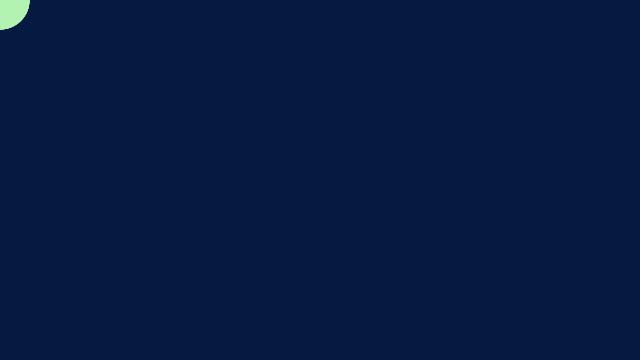
Frame 1 (no input)
Frame 60 (the mouse pressed at the canvas centre just before this capture): identical to frame 1, image omitted
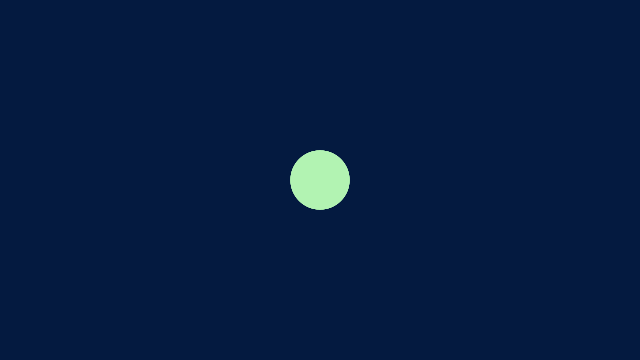
Frame 120 (the mouse held since frame 60 and released just before this capture)

The Processing sketch that drew these frames (run headless with seeded random() and noise(); from frame 60 on, the mouse is pressed at the canvas centre):

// Processing sketch: Paul_Cartagena
// ── Paul_Cartagena.pde
int num = 60;
ArrayList<Shape> shapes = new ArrayList<Shape>();
ArrayList<Particle> particles = new ArrayList<Particle>();

void setup() {
  size(640, 360);
  noStroke();

  // Create multiple shapes
  for (int i = 0; i < 5; i++) { // Add 5 shapes
    shapes.add(new Shape(num));
  }
}

void draw() {
  background(4,26,64); //Night Sky color
  
  // Display all shapes
  for (Shape s : shapes) {
    s.update(mouseX, mouseY);
    s.display();
  }
  // Display particles
  for (int i = particles.size() - 1; i >= 0; i--) {
    Particle p = particles.get(i);
    p.update();
    p.display();
    if (p.isFaded()) {
      particles.remove(i); // Remove faded particles
    }
  }
}

void keyPressed() {
  // Change shape type for all shapes
  for (Shape s : shapes) {
    s.nextShapeType();
  }
}

void mousePressed() {
  // Spawn particles when mouse is pressed
  for (int i = 0; i < 10; i++) { // Release 10 particles
    particles.add(new Particle(mouseX, mouseY, color(178, 243, 142)));
  }
}

// Shape Class
class Shape {
  int num;             // Number of trail points
  float[] x, y;        // Arrays for trail positions
  int shapeType;       // Current shape type (0 = ellipse, 1 = rect, etc.)
  int frameIndex;      // Tracks current frame for trail cycling
  
  Shape(int numPoints) {
    num = numPoints;
    x = new float[num];
    y = new float[num];
    shapeType = 0;     // Start with ellipse
    frameIndex = 0;
  }

  void update(float mx, float my) {
    frameIndex = frameCount % num;
    x[frameIndex] = mx;
    y[frameIndex] = my;
  }

  void display() {
    for (int i = 0; i < num; i++) {
      int index = (frameIndex + 1 + i) % num;
      float size = i; // Shape size increases with trail age
      float alpha = map(i, 0, num, 80, 180); // Older segments are more transparent
      fill(178, 243, alpha);
      
      switch (shapeType) {
        case 0: ellipse(x[index], y[index], size, size); break;
        case 1: rect(x[index] - size / 2, y[index] - size / 2, size, size); break;
        case 2: drawPolygon(x[index], y[index], size, 3); break;
        case 3: drawPolygon(x[index], y[index], size, 5); break;
        case 4: drawPolygon(x[index], y[index], size, 6); break;
      }
    }
  }

  void nextShapeType() {
    shapeType = (shapeType + 1) % 5; // Cycle through 5 shapes
  }

  void drawPolygon(float cx, float cy, float radius, int sides) {
    float angle = TWO_PI / sides;
    beginShape();
    for (int i = 0; i < sides; i++) {
      float px = cx + cos(angle * i) * radius / 2;
      float py = cy + sin(angle * i) * radius / 2;
      vertex(px, py);
    }
    endShape(CLOSE);
  }
}
// Particle Class
class Particle {
  float x, y;         // Position
  float vx, vy;       // Velocity
  float alpha;        // Opacity
  int col;            // Particle color

  Particle(float startX, float startY, int c) {
    x = startX;
    y = startY;
    col = c;
    alpha = 255; // Start fully opaque

    // Random velocity
    vx = random(-2, 2);
    vy = random(-2, 2);
  }

  void update() {
    x += vx;
    y += vy;
    alpha -= 5; // Gradually fade
  }

  void display() {
    fill(col, alpha);
    ellipse(x, y, 10, 10); // Particle size
  }

  boolean isFaded() {
    return alpha <= 0; // Check if particle is fully faded
  }
}
